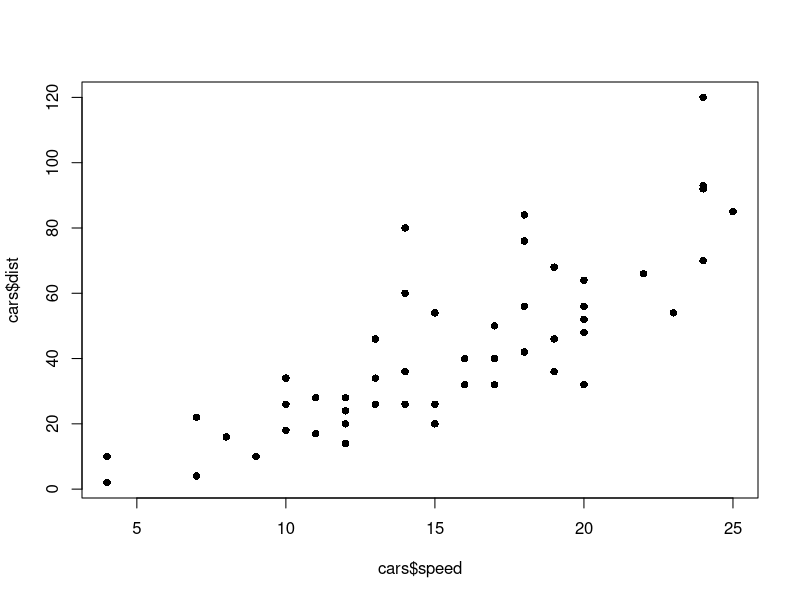

Source code (R):
## ---- chunk 1
knitr::opts_chunk$set(echo = TRUE, eval = TRUE, fig.align = "center", warning = F, message = F,
                      R.options=list(max.print=100))
## ---- chunk 2
# R code goes here
x <- 5
y <- 7
z <- x * y
z
## ---- chunk 3
#descriptive statistics for both variables
summary(cars)

#view first bit of this dataset
head(cars)

#grab just third row
cars[3,]

#grab just second column
cars[,2]

#same as grabbing the column by name
cars$dist

#grab element in third row, second column
cars[3,2]

##return only rows where speed is over 10 mph
cars[cars$speed>10,]

#return even numbered rows
cars[seq(0,50,by=2),]

#return rows where the variable speed is an even number
cars[cars$speed %in% c(2,4,6,8,10,12,14,16,18,20,22,24),]

#more elegantly with modulo operator
#(x %% y == 0 returns TRUE if x/y has a remainder of 0, FALSE otherwise)
cars[cars$speed %% 2 ==0,]


#mean of each variable
mean(cars$speed)
mean(cars$dist)

#see if you can figure out how apply works
apply(cars,2,mean)
## ---- chunk 4
plot(cars$speed, cars$dist, pch=16)
## ---- chunk 5
cor.test(cars$speed, cars$dist)
## ---- chunk 6
1/(nrow(cars)-1)*sum(scale(cars$speed)*scale(cars$dist))
## ---- chunk 7
myCor <- function(x,y){
  1/(length(x)-1)*sum(scale(x)*scale(y)) 
}

myCor(cars$speed, cars$dist)

#compare output with cor(cars$speed,cars$dist)
